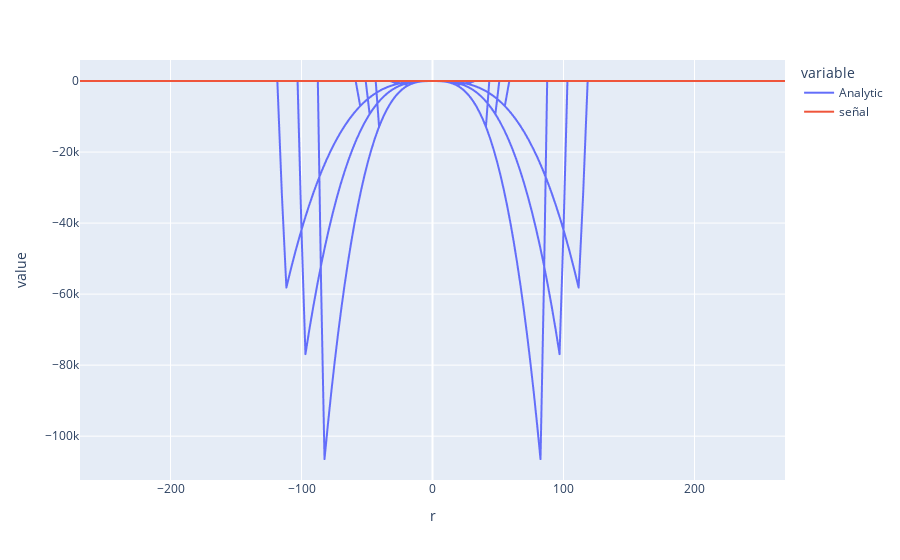

Here is the notebook cell this chart was saved with:
### Code cell
Mixed[Mixed['FFF']==0].set_index('r')[['Analytic', 'señal']].plot()

### Figure 1 — Plotly figure (JSON) as saved in the notebook; plotly's stock layout.template omitted (floating-point values rounded to 4 significant figures; data arrays with more than 128 entries replaced by an {"elided": "..."} marker saying what was removed)
{"data": [{"hovertemplate": "variable=Analytic<br>r=%{x}<br>value=%{y}<extra></extra>", "legendgroup": "Analytic", "line": {"color": "#636efa", "dash": "solid"}, "mode": "lines", "name": "Analytic", "showlegend": true, "type": "scattergl", "x": {"elided": "2880 float values"}, "xaxis": "x", "y": {"elided": "2880 float values"}, "yaxis": "y"}, {"hovertemplate": "variable=señal<br>r=%{x}<br>value=%{y}<extra></extra>", "legendgroup": "señal", "line": {"color": "#EF553B", "dash": "solid"}, "mode": "lines", "name": "señal", "showlegend": true, "type": "scattergl", "x": {"elided": "2880 float values"}, "xaxis": "x", "y": {"elided": "2880 float values"}, "yaxis": "y"}], "layout": {"legend": {"title": {"text": "variable"}, "tracegroupgap": 0}, "margin": {"t": 60}, "xaxis": {"anchor": "y", "domain": [0, 1], "title": {"text": "r"}}, "yaxis": {"anchor": "x", "domain": [0, 1], "title": {"text": "value"}}}}
